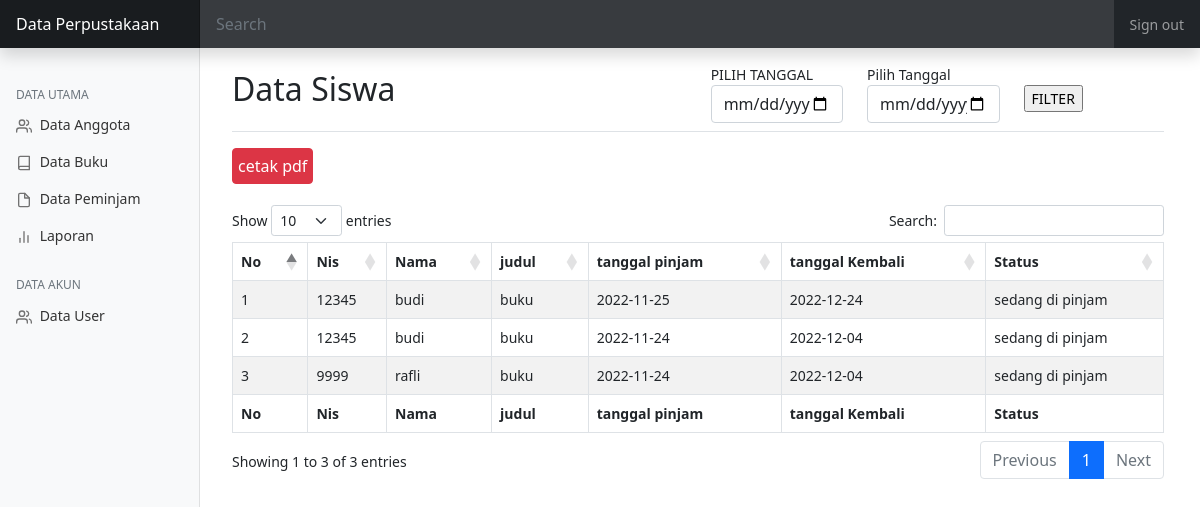
Page /Laporan.php on the committed database.
### tables this page shows
CREATE TABLE `pinjam_buku` (
  `id` int(11) NOT NULL,
  `nis` int(11) NOT NULL,
  `nama` varchar(20) NOT NULL,
  `judul` varchar(50) NOT NULL,
  `tanggal_pinjam` date NOT NULL,
  `tanggal_kembali` date NOT NULL,
  `status` varchar(20) NOT NULL
);

### Laporan.php (the view, shortened to what this page needs)
<!doctype html>
<html lang="en">
<head>
    <link href="https://cdnjs.cloudflare.com/ajax/libs/twitter-bootstrap/5.2.0/css/bootstrap.min.css" rel="stylesheet">
    <link href="https://cdn.datatables.net/1.13.1/css/dataTables.bootstrap5.min.css" rel="stylesheet">
    <link href="assets/dist/css/bootstrap.min.css" rel="stylesheet">
    <link href="assets/dashboard.css" rel="stylesheet">
</head>
<body>
    <header class="navbar navbar-dark sticky-top bg-dark flex-md-nowrap p-0 shadow">
        <a class="navbar-brand col-md-3 col-lg-2 me-0 px-3" href="#">Data Perpustakaan</a>
        <input class="form-control form-control-dark w-100" type="text" placeholder="Search" aria-label="Search">
        <div class="navbar-nav">
            <div class="nav-item text-nowrap">
                <a class="nav-link px-3" href="#">Sign out</a>
            </div>
        </div>
    </header>
    <div class="container-fluid">
        <div class="row">
            <?php include 'menu.php'; ?>
            <main class="col-md-9 ms-sm-auto col-lg-10 px-md-4">
                <div class="d-flex justify-content-between flex-wrap flex-md-nowrap align-items-center pt-3 pb-2 mb-3 border-bottom">
                    <h1 class="h2">Data Siswa</h1>
                    <div class="btn-toolbar mb-2 mb-md-0">
                        <div class="btn-group me-2">
                            <form method="get">
                                <div class="row">
                                    <div class="col-md-4">
                                        <label>PILIH TANGGAL</label>
                                        <input type="date" class="form-control" name="tanggal1">
                                    </div>
                                    <div class="col-md-4">
                                        <label>Pilih Tanggal</label>
                                        <input type="date" class="form-control" name="tanggal2">
                                    </div>
                                    <div class="col-md-4">
                                        <br>
                                        <input type="submit" value="FILTER">
                                    </div>
                                </div>
                            </form>
                        </div>
                    </div>
                </div>
                <?php
                include 'crud/koneksi.php';
                if (isset($_GET['tanggal1']) && ($_GET['tanggal2'])) {
                    $tgl1 = $_GET['tanggal1'];
                    $tgl2 = $_GET['tanggal2'];
                    $sql = mysqli_query($koneksi, "SELECT * FROM pinjam_buku
                            WHERE tanggal_pinjam BETWEEN '$tgl1' AND '$tgl2';");
                } else {
                    $sql = mysqli_query($koneksi, "select * from pinjam_buku");
                } ?>
                <a href="cetak_laporan.php?tgl1=<?php echo $tgl1; ?>&&tgl2=<?php echo $tgl2; ?>" target="_blank" class=" btn btn-danger" style="padding: 5px;">cetak pdf</a>
                <br>
                <br>
                <table id="example" class="table table-striped table-bordered" style="width:100%">
                    <thead>
                        <tr>
                            <th>No</th>
                            <th>Nis</th>
                            <th>Nama</th>
                            <th>judul</th>
                            <th>tanggal pinjam</th>
                            <th>tanggal Kembali</th>
                            <th>Status</th>
                        </tr>
                    </thead>
                    <tbody>
                        <?php
                        $no = 1;
                        while ($d = mysqli_fetch_array($sql)) {
                        ?>
                            <tr>
                                <td><?php echo $no++; ?></td>
                                <td><?php echo $d['nis']; ?></td>
                                <td><?php echo $d['nama']; ?></td>
                                <td><?php echo $d['judul']; ?></td>
                                <td><?php echo $d['tanggal_pinjam']; ?></td>
                                <td><?php echo $d['tanggal_kembali']; ?></td>
                                <td><?php echo $d['status']; ?></td>
                            </tr>
                        <?php } ?>
                    </tbody>
                    <tfoot>
                        <tr>
                            <th>No</th>
                            <th>Nis</th>
                            <th>Nama</th>
                            <th>judul</th>
                            <th>tanggal pinjam</th>
                            <th>tanggal Kembali</th>
                            <th>Status</th>
                        </tr>
                    </tfoot>
                </table>
            </main>
        </div>
    </div>
</body>
</html>

### menu.php
<nav id="sidebarMenu" class="col-md-3 col-lg-2 d-md-block bg-light sidebar collapse">
    <div class="position-sticky pt-3">
        <ul class="nav flex-column">
            <h6 class="sidebar-heading d-flex justify-content-between align-items-center px-3 mt-4 mb-1 text-muted">
                <span>Data Utama</span>
            </h6>
            <li class="nav-item">
                <a class="nav-link" href="Siswa.php">
                    <span data-feather="users"></span>
                    Data Anggota
                </a>
            </li>
            <li class="nav-item">
                <a class="nav-link" href="Buku.php">
                    <span data-feather="book"></span>
                    Data Buku
                </a>
            </li>
            <li class="nav-item">
                <a class="nav-link" href="Peminjam.php">
                    <span data-feather="file"></span>
                    Data Peminjam
                </a>
            </li>
            <li class="nav-item">
                <a class="nav-link" href="Laporan.php">
                    <span data-feather="bar-chart-2"></span>
                    Laporan
                </a>
            </li>
            <h6 class="sidebar-heading d-flex justify-content-between align-items-center px-3 mt-4 mb-1 text-muted">
                <span>Data Akun</span>
            </h6>
            <li class="nav-item">
                <a class="nav-link" href="user.php">
                    <span data-feather="users"></span>
                    Data User
                </a>
            </li>
        </ul>
    </div>
</nav>

### assets/dashboard.css (style rules this page uses)
body { font-size: .875rem; }
.feather { width: 16px; height: 16px; vertical-align: text-bottom; }
.sidebar { position: fixed; top: 0; bottom: 0; left: 0; z-index: 100; padding: 48px 0 0; box-shadow: inset -1px 0 0 rgba(0, 0, 0, .1); }
.sidebar .nav-link { font-weight: 500; color: #333; }
.sidebar .nav-link .feather { margin-right: 4px; color: #727272; }
.sidebar-heading { font-size: .75rem; text-transform: uppercase; }
.navbar-brand { padding-top: .75rem; padding-bottom: .75rem; font-size: 1rem; background-color: rgba(0, 0, 0, .25); box-shadow: inset -1px 0 0 rgba(0, 0, 0, .25); }
.navbar .form-control { padding: .75rem 1rem; border-width: 0; border-radius: 0; }
.form-control-dark { color: #fff; background-color: rgba(255, 255, 255, .1); border-color: rgba(255, 255, 255, .1); }

### rows in the picture
pinjam_buku: nis "12345", nama "budi", judul "buku", tanggal_pinjam "2022-11-25", tanggal_kembali "2022-12-24", status "sedang di pinjam"
pinjam_buku: nis "12345", nama "budi", judul "buku", tanggal_pinjam "2022-11-24", tanggal_kembali "2022-12-04", status "sedang di pinjam"
pinjam_buku: nis "9999", nama "rafli", judul "buku", tanggal_pinjam "2022-11-24", tanggal_kembali "2022-12-04", status "sedang di pinjam"
